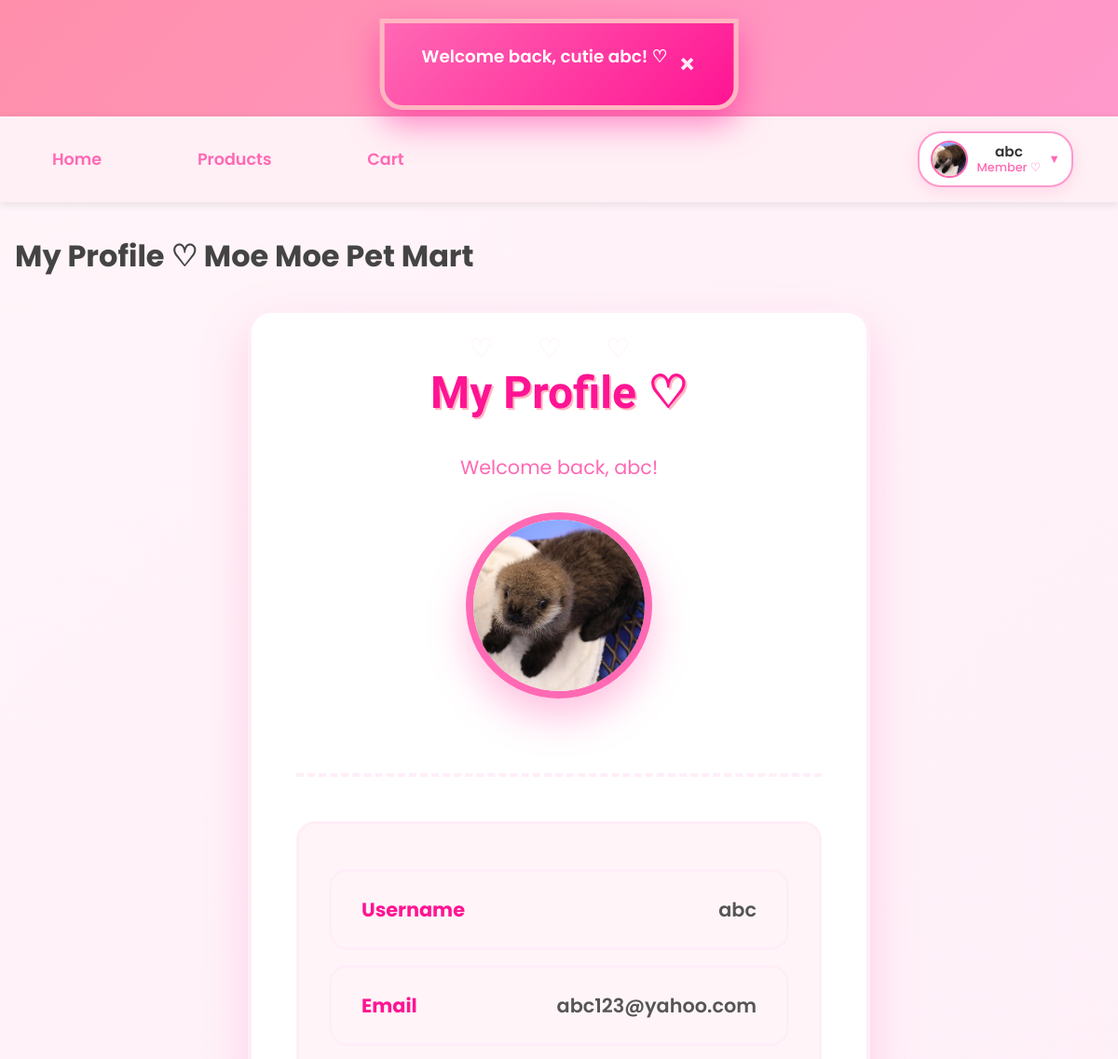
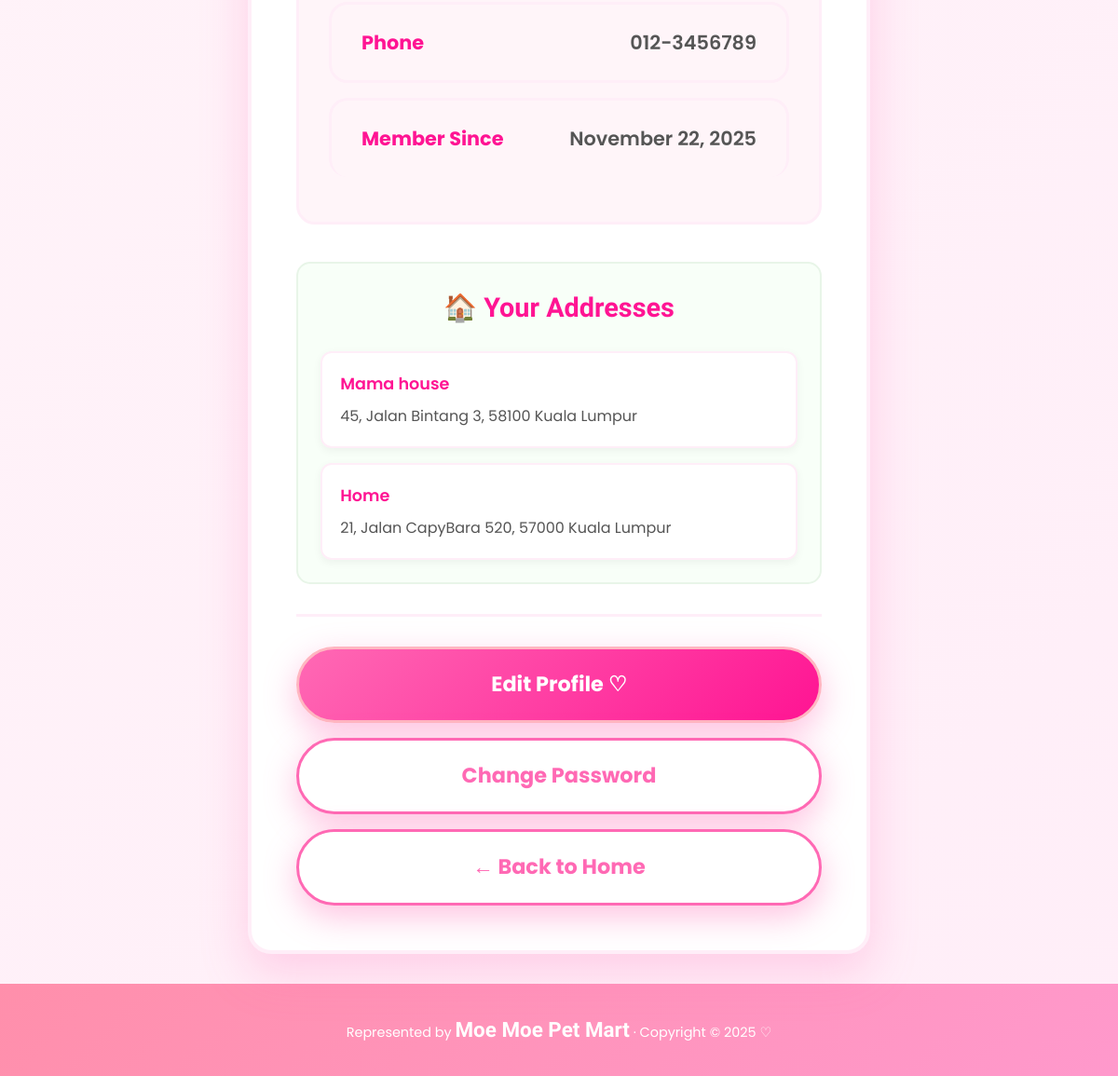
/profile.php (signed in), run on the app's committed database (2 pictures, top to bottom).
### tables this page shows
CREATE TABLE `users` (
  `id` int(11) NOT NULL,
  `username` varchar(50) NOT NULL,
  `email` varchar(100) NOT NULL,
  `phone` varchar(20) NOT NULL,
  `home_address` varchar(255) NOT NULL,
  `password` varchar(255) NOT NULL,
  `role` enum('member','admin') NOT NULL DEFAULT 'member',
  `created_at` datetime DEFAULT current_timestamp(),
  `profile_pic` varchar(255) DEFAULT NULL,
  `locked` tinyint(1) DEFAULT 0,
  `lock_reason` varchar(255) DEFAULT NULL,
  `locked_at` datetime DEFAULT NULL
);

CREATE TABLE `user_addresses` (
  `id` int(11) NOT NULL,
  `user_id` int(11) NOT NULL,
  `address_name` varchar(100) DEFAULT 'Home',
  `full_address` text NOT NULL,
  `created_at` timestamp NOT NULL DEFAULT current_timestamp()
);

### _base.php (called while the page is built, shortened)
<?php
function temp($key, $value = null) {
    if ($value !== null) {
        $_SESSION["temp_$key"] = $value;
    }
    else {
        $value = $_SESSION["temp_$key"] ?? null;
        return $value;
    }
}
function is_login() {
    return isset($_SESSION['user']) && !empty($_SESSION['user']);
}
function username() {
    return $_SESSION['user'] ?? null;
}
function user_role() {
    return $_SESSION['role'] ?? null;
}
function current_user() {
    global $_db;
    $stm = $_db->prepare("SELECT * FROM users WHERE username = ?");
    $stm->execute([username()]);
    return $stm->fetch();
}
function encode($value) {
    return htmlentities($value);
}

### profile.php (the view, shortened to what this page needs)
<?php
require '_base.php';
$user = current_user();
$stm = $_db->prepare("SELECT * FROM user_addresses WHERE user_id = ? ORDER BY created_at DESC");
$stm->execute([$user->id]);
$addresses = $stm->fetchAll();
$_title = 'My Profile ♡ Moe Moe Pet Mart';
include '_head.php';
?>
<div class="profile-container">
    <div class="profile-card">
        <h2>My Profile ♡</h2>
        <p>Welcome back, <?= encode($user->username) ?>!</p>
        <div class="profile-picture-section">
            <div class="profile-pic-container">
                <?php if ($user->profile_pic && file_exists($user->profile_pic)): ?>
                    <img src="/<?= encode($user->profile_pic) ?>?t=<?= time() ?>" class="profile-pic">
                <?php else: ?>
                    <div class="default-avatar">🐾</div>
                <?php endif; ?>
            </div>
        </div>
        <div class="profile-info">
            <div class="profile-field">
                <div class="field-label">Username</div>
                <div class="field-value"><?= encode($user->username) ?></div>
            </div>
            <div class="profile-field">
                <div class="field-label">Email</div>
                <div class="field-value"><?= encode($user->email) ?></div>
            </div>
            <div class="profile-field">
                <div class="field-label">Phone</div>
                <div class="field-value"><?= encode($user->phone) ?></div>
            </div>
            <div class="profile-field">
                <div class="field-label">Member Since</div>
                <div class="field-value"><?= date('F j, Y', strtotime($user->created_at)) ?></div>
            </div>
        </div>
        <div class="address-display-simple">
            <h3>🏠 Your Addresses</h3>
            <?php if (!empty($addresses)): ?>
                <div class="address-list-simple">
                    <?php foreach ($addresses as $addr): ?>
                        <div class="address-card-simple">
                            <?php if (!empty($addr->address_name)): ?>
                                <div class="address-name"><?= encode($addr->address_name) ?></div>
                            <?php endif; ?>
                            <div class="address-text"><?= nl2br(encode($addr->full_address)) ?></div>
                        </div>
                    <?php endforeach; ?>
                </div>
            <?php endif; ?>
        </div>
        <div class="profile-actions">
            <a href="edit_profile.php" class="btn btn-primary">Edit Profile ♡</a>
            <a href="change_password.php" class="btn btn-secondary">Change Password</a>
            <a href="/" class="btn btn-secondary">← Back to Home</a>
        </div>
    </div>
</div>
<?php include '_foot.php'; ?>

### _head.php (shortened to what this page needs)
<?php
    require_once '_base.php';
?>
<!DOCTYPE html>
<html lang="en">
<head>
    <link rel="stylesheet" href="/css/app.css">
    <link rel="stylesheet" href="https://unpkg.com/dropzone@5/dist/min/dropzone.min.css">
</head>
<body data-flash="<?= encode(temp('info')) ?>">
    <div id="moe-flash"></div>
    <header>
        <h1><a href="/">MoeMoepet Mart</a></h1>
    </header>
    <nav>
    <div class="nav-left">
    <a href="/">Home</a>
    <a href="/member/products.php">Products</a>
    <a href="/member/cart.php" class="cart-link">
        Cart
    </a>
    </div>
    <div class="nav-right">
        <?php if (is_login()):
            $user = current_user();
            $displayName = encode(username());
            $roleText    = user_role() === 'admin' ? 'Admin ♛' : 'Member ♡';
            $avatar = !empty($user->profile_pic) ? '/' . $user->profile_pic : '/images/default-avatar.png';
        ?>
            <div class="user-menu">
                <div class="user-info" tabindex="0">
                    <img src="<?= $avatar ?>" alt="<?= $displayName ?>" class="user-avatar">
                    <div class="user-details">
                        <div class="user-name"><?= $displayName ?></div>
                        <div class="user-role"><?= $roleText ?></div>
                    </div>
                    <span class="dropdown-arrow">▼</span>
                </div>
            </div>
        <?php else: ?>
            <a href="/login.php" class="btn-login">Login</a>
        <?php endif; ?>
    </div>
</nav>
    <main>
        <h1><?= $_title ?? 'Untitled' ?></h1>

### _foot.php
    </main>
    <footer>
        Represented by <b>Moe Moe Pet Mart</b> &middot;
        Copyright &copy; <?= date('Y') ?> ♡
    </footer>
</body>
</html>

### data on the page
users: profile_pic (picture), username "abc", email "abc123@yahoo.com", phone "012-3456789", created_at "November 22, 2025"
user_addresses: address_name "Mama house", full_address "45, Jalan Bintang 3, 58100 Kuala Lumpur"
user_addresses: address_name "Home", full_address "21, Jalan CapyBara 520, 57000 Kuala Lumpur"

### other printed values
$displayName "abc"
$roleText "Member ♡"
$_title "My Profile ♡ Moe Moe Pet Mart"
